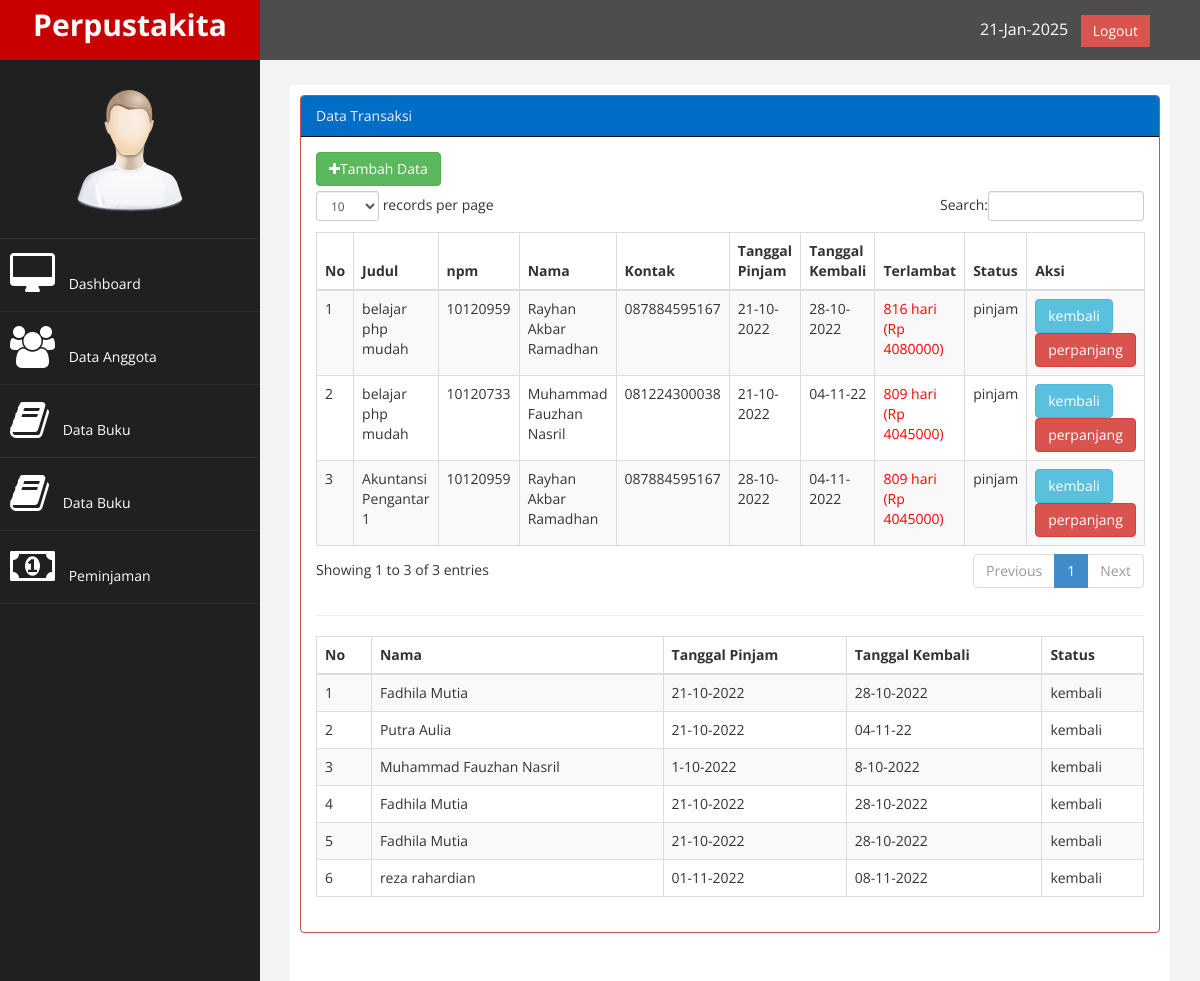
The page /index.php?page=transaksi (signed in) on the database its author committed.
### tables this page shows
CREATE TABLE `tb_transaksi` (
  `id` int(9) NOT NULL,
  `judul` varchar(200) NOT NULL,
  `npm` varchar(11) NOT NULL,
  `nama` varchar(250) NOT NULL,
  `kontak` varchar(100) NOT NULL,
  `tgl_pinjam` varchar(30) NOT NULL,
  `tgl_kembali` varchar(30) NOT NULL,
  `status` varchar(100) NOT NULL
);

### function.php (called while the page is built)
<?php
	function terlambat($tgl_dateline, $tgl_kembali ){
	$tgl_dateline_pecah = explode("-", $tgl_dateline);
	$tgl_dateline_pecah = $tgl_dateline_pecah[2]."-".$tgl_dateline_pecah[1]."-".$tgl_dateline_pecah[0];
	$tgl_kembali_pecah = explode("-", $tgl_kembali);
	$tgl_kembali_pecah = $tgl_kembali_pecah[2]."-".$tgl_kembali_pecah[1]."-".$tgl_kembali_pecah[0];
	$selisih = strtotime($tgl_kembali_pecah)-strtotime($tgl_dateline_pecah);
	$selisih = $selisih/86400;
	if ($selisih>=1){
		$hasi_tgl = floor($selisih);
	}else{
		$hasi_tgl = 0;
	}
	return $hasi_tgl;
	}
?>

### page/transaksi/transaksi.php (the view)
<div class="row">
    <div class="col-md-12">
        <div class="panel panel-default">
            <div class="panel-heading">
                 Data Transaksi
            </div>
            <div class="panel-body">
                <div class="table-responsive">
                    <table class="table table-striped table-bordered table-hover" id="dataTables-example">
                        <thead>
                            <tr>
                            	<th>No</th>
                                <th>Judul</th>
                                <th>npm</th>
                                <th>Nama</th>
                                <th>Kontak</th>
                                <th>Tanggal Pinjam</th>
                                <th>Tanggal Kembali</th>
                                <th>Terlambat</th>
                                <th>Status</th>
                                <th>Aksi</th>
                            </tr>
                        </thead>
                        <tbody>
                            <?php
                                $no = 1;
                                $sql = $koneksi->query("select * from tb_transaksi where status='pinjam'");
                                while ($data=$sql->fetch_assoc()) {
                            ?>
                            <tr>
                                <td><?php echo $no++; ?></td>
                                <td><?php echo $data['judul'];?></td>
                                <td><?php echo $data['npm'];?></td>
                                <td><?php echo $data['nama'];?></td>
                                <td><?php echo $data['kontak'];?></td>
                                <td><?php echo $data['tgl_pinjam'];?></td>
                                <td><?php echo $data['tgl_kembali'];?></td>
                                <td>
                                 <?php
                                 	$denda = 5000;
                                 	$tgl_dateline = $data['tgl_kembali'];
                                 	$tgl_kembali = date('Y-m-d');
                                 	$lambat = terlambat($tgl_dateline, $tgl_kembali);
                                 	$denda1 = $lambat*$denda;
                                 	if ($lambat>0) {
                                 		echo "
                                 				<font color='red'>$lambat hari<br>(Rp $denda1)</font>
                                 		";
                                 	}else{
                                 		echo $lambat ."Hari";
                                 	}
                                 ?>
                                </td>
                                <td><?php echo $data['status'];?></td>
                                <td>
                                    <a href="?page=transaksi&aksi=kembali&id=<?php echo $data['id']; ?>
                                    &judul=<?php echo $data['judul']; ?>" class="btn btn-info">kembali</a>
                                    <a href="?page=transaksi&aksi=perpanjang&id=<?php echo $data['id']; ?>
                                    &judul=<?php echo $data['judul']?>&lambat=<?php echo $lambat ?>
                                    &tgl_kembali=<?php echo $data['tgl_kembali']?>" class="btn btn-danger" > perpanjang</a>
                                </td>
                            </tr>
                            <?php  } ?>
                        </tbody>
                      </div>
                      <a href="?page=transaksi&aksi=tambah" class="btn btn-success" style="margin-bottom: 5px;"><i class="fa fa-plus"></i>Tambah Data</a>
                    </div>
                </div>
            </div>
        </div>
            <div class="row">
                <div class="table-responsive">
                    <table class="table table-striped table-bordered table-hover">
                        <thead>
                            <tr>
                                <th>No</th>
                                <th>Nama</th>
                                <th>Tanggal Pinjam</th>
                                <th>Tanggal Kembali</th>
                                <th>Status</th>
                            </tr>
                        </thead>
                        <tbody>
                        <?php
                                $no = 1;
                                $sql = $koneksi->query("select * from tb_transaksi where status='kembali'");
                                while ($data=$sql->fetch_assoc()) {
                            ?>
                            <tr>
                                <td><?php echo $no++; ?></td>
                                <td><?php echo $data['nama'];?></td>
                                <td><?php echo $data['tgl_pinjam'];?></td>
                                <td><?php echo $data['tgl_kembali'];?></td>
                                <td><?php echo $data['status'];?></td>
                                </tr>
                            <?php  } ?>
                        </tbody>
                      </div>
                      </div>
        </div>

### assets/css/custom.css (style rules this page uses)
body { font-family: 'Open Sans', sans-serif; }

### rows shown on the page
tb_transaksi: judul "belajar php mudah", npm "10120959", nama "Rayhan Akbar Ramadhan", kontak "087884595167", tgl_pinjam "21-10-2022", tgl_kembali "28-10-2022", tgl_kembali "816", tgl_kembali "4080000", status "pinjam"
tb_transaksi: judul "belajar php mudah", npm "10120733", nama "Muhammad Fauzhan Nasril", kontak "081224300038", tgl_pinjam "21-10-2022", tgl_kembali "04-11-22", tgl_kembali "809", tgl_kembali "4045000", status "pinjam"
tb_transaksi: judul "Akuntansi Pengantar 1", npm "10120959", nama "Rayhan Akbar Ramadhan", kontak "087884595167", tgl_pinjam "28-10-2022", tgl_kembali "04-11-2022", tgl_kembali "809", tgl_kembali "4045000", status "pinjam"
tb_transaksi: nama "Fadhila Mutia", tgl_pinjam "21-10-2022", tgl_kembali "28-10-2022", status "kembali"
tb_transaksi: nama "Putra Aulia", tgl_pinjam "21-10-2022", tgl_kembali "04-11-22", status "kembali"
tb_transaksi: nama "Muhammad Fauzhan Nasril", tgl_pinjam "1-10-2022", tgl_kembali "8-10-2022", status "kembali"
tb_transaksi: nama "Fadhila Mutia", tgl_pinjam "21-10-2022", tgl_kembali "28-10-2022", status "kembali"
tb_transaksi: nama "Fadhila Mutia", tgl_pinjam "21-10-2022", tgl_kembali "28-10-2022", status "kembali"
tb_transaksi: nama "reza rahardian", tgl_pinjam "01-11-2022", tgl_kembali "08-11-2022", status "kembali"
